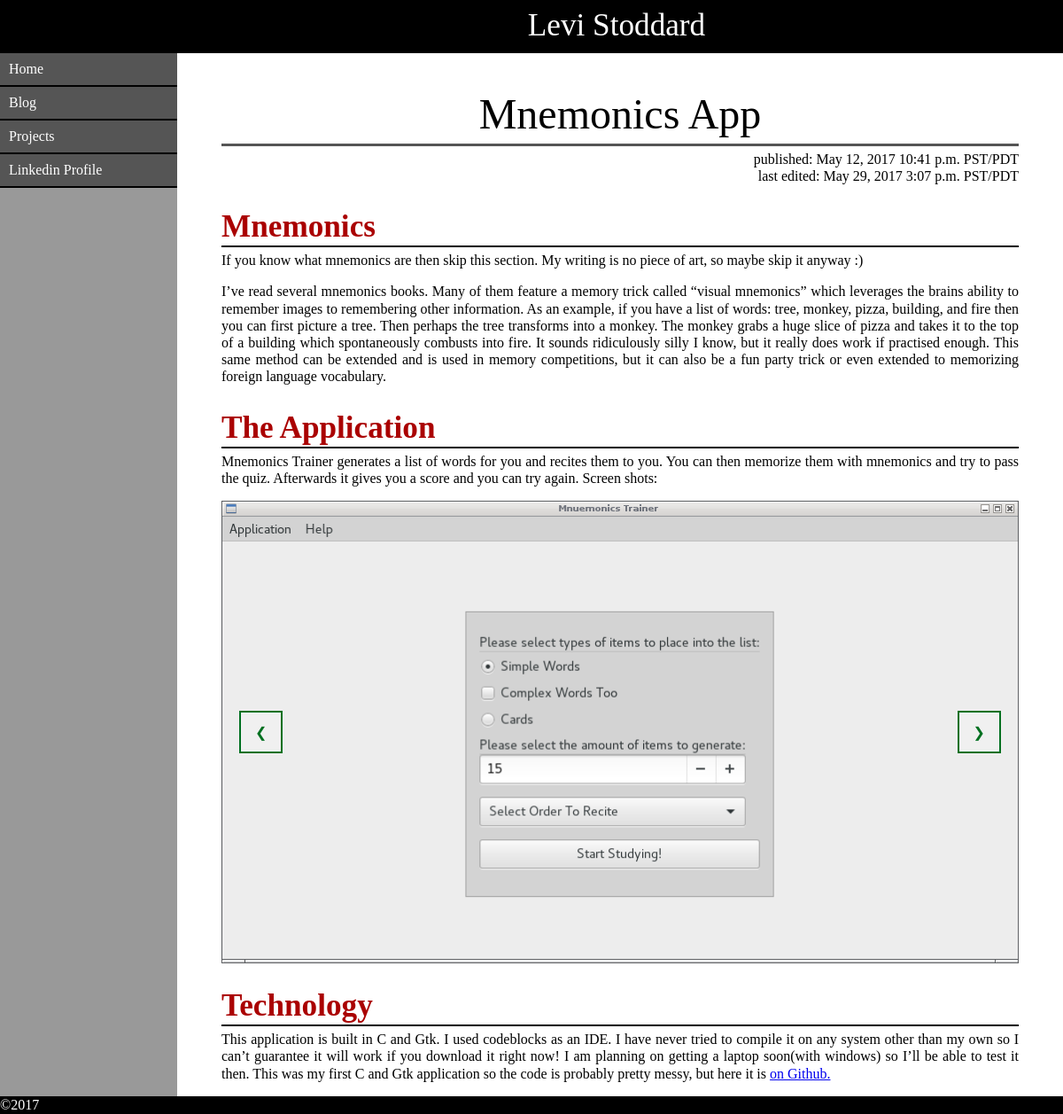
The page /blog/0001.html on the database its author committed.
### app/models.py (models this page shows, shortened)
class BlogPage(models.Model):
    publication_date = models.DateField(auto_now_add=True)
    publication_time = models.TimeField(auto_now_add=True)
    edit_date = models.DateField(auto_now=True)
    edit_time = models.TimeField(auto_now=True)
    title = models.CharField(max_length=200)
    summary = models.CharField(max_length=500)
    contentFile = models.CharField(max_length=50, primary_key=True)
    imageFile = models.CharField(max_length=50, default='Teleporter.png')
    @property
    def edited(self):
        return abs((datetime.datetime.combine(self.publication_date, self.publication_time) - datetime.datetime.combine(self.edit_date, self.edit_time)).total_seconds()) > 1

### app/views.py (the view)
# urls.py: url(r'^blog/(?P<page_id>[\S]+)$', blog, name='blog'),
def blog(request, page_id):
    if(not path.isfile(path.join(settings.PROJECT_ROOT, 'app/templates/app/blog/', page_id))):
        return renderPageRequested(request, 'app/pages/notfound.html')
    page = get_object_or_404(BlogPage, pk=page_id)
    return renderPageRequested(request, 'app/blog/' + page_id,
        {'blogPage': page})

### app/views.py (called while the page is built)
def renderPageRequested(request, page_id, context={}):
    assert isinstance(request, HttpRequest)
    return render(
        request,
        page_id,
        context
    )

### app/templates/app/blog/0001.html (shortened to what this page needs)
{% extends "app/blog/blog_template.html" %}
{% load static %}
{% block blogContent %}
    <h1> Mnemonics </h1>
    <p>
        If you know what mnemonics are then skip this section. My writing is no piece of art, so maybe skip it anyway :)
    </p>
    <p>
        I’ve read several mnemonics books. Many of them feature a memory trick called “visual mnemonics” which leverages the brains ability to remember images to
        remembering other information. As an example, if you have a list of words: tree, monkey, pizza, building, and fire then you can first picture a tree.
        Then perhaps the tree transforms into a monkey. The monkey grabs a huge slice of pizza and takes it to the top of a building which spontaneously combusts into fire.
        It sounds ridiculously silly I know, but it really does work if practised enough. This same method can be extended and is used in memory competitions, but
        it can also be a fun party trick or even extended to memorizing foreign language vocabulary.
    </p>
    <h1> The Application </h1>
    <p>
        Mnemonics Trainer generates a list of words for you and recites them to you. You can then memorize them with mnemonics and try to pass the quiz.
        Afterwards it gives you a score and you can try again. Screen shots:
    </p>
    <div class = "slideshow">
        <img src = "{% static 'app/images/OldMnuemonicsApp/1.png' %}" />
        <button class="leftButton">&#10094;</button>
        <button class="rightButton">&#10095;</button>
    </div>
    <h1> Technology </h1>
    <p>
        This application is built in C and Gtk. I used codeblocks as an IDE. I have never tried to compile it on any system other than my own so I can’t
        guarantee it will work if you download it right now! I am planning on getting a laptop soon(with windows) so I’ll be able to test it then.
        This was my first C and Gtk application so the code is probably pretty messy, but here it is <a href="https://github.com/LinuxKid21/Mnemonics-Trainer"> on Github. </a>
    </p>
{% endblock blogContent %}

### app/templates/app/blog/blog_template.html (shortened to what this page needs)
{% extends "app/main.html" %}
{% block content %}
    <p class = "page-title"> {{blogPage.title}} </p>
    <p style="margin-bottom: 0em; text-align: right;"> published: {{blogPage.publication_date}} {{blogPage.publication_time}} PST/PDT</p>
    {% if blogPage.edited %}
        <p style="margin-bottom: 0em; text-align: right;"> last edited: {{blogPage.edit_date}} {{blogPage.edit_time}} PST/PDT</p>
    {% endif %}
    {% block blogContent %}{% endblock blogContent %}
{% endblock %}

### app/static/app/content/style.css (style rules this page uses)
.page-title { font-size: 3em; color: #000; padding-bottom: 4px; margin-top: 40px; margin-bottom: 5px; border-width: 3px; border-color: #555; border-bottom-style: solid; text-align: center; }
h1 { color: #A00; font-weight: bold; font-size: 2.2em; margin-top: 30px; margin-bottom: 5px; border-width: 2px; border-color: #000; border-bottom-style: solid; padding-bottom: 4px; overflow-x: auto; }
.slideshow { background: #AAA; position: relative; }
.slideshow :not(button) { margin:auto; }
.leftButton { position: absolute; left: 20px; top: 50%; margin-top: -1.5em; padding: 0px 16px; }
.rightButton { position: absolute; right: 20px; top: 50%; margin-top: -1.5em; padding: 0px 16px; }

### rows shown on the page
BlogPage: title "Mnemonics App", publication_date "May 12, 2017", publication_time "10:41 p.m.", edit_date "May 29, 2017", edit_time "3:07 p.m."
